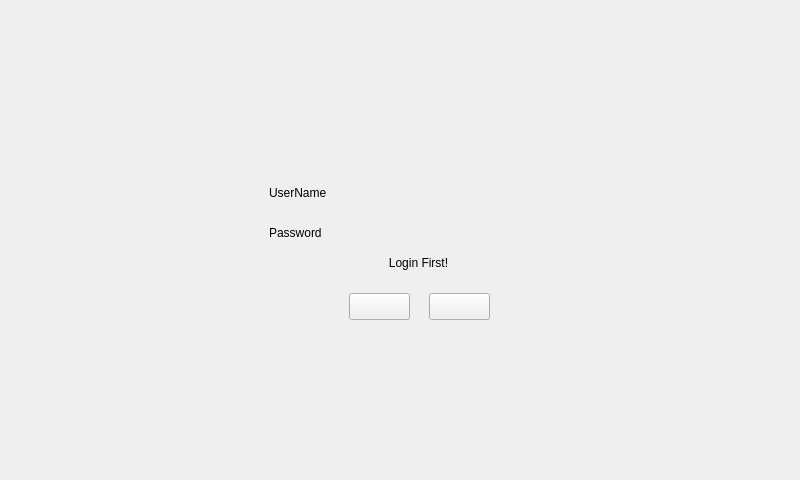
<?xml version="1.0" encoding="UTF-8"?>
<ui version="4.0">
 <class>Login</class>
 <widget class="QWidget" name="Login">
  <property name="geometry">
   <rect>
    <x>0</x>
    <y>0</y>
    <width>800</width>
    <height>480</height>
   </rect>
  </property>
  <property name="minimumSize">
   <size>
    <width>800</width>
    <height>480</height>
   </size>
  </property>
  <property name="maximumSize">
   <size>
    <width>800</width>
    <height>480</height>
   </size>
  </property>
  <property name="windowTitle">
   <string>Login</string>
  </property>
  <property name="autoFillBackground">
   <bool>true</bool>
  </property>
  <widget class="QWidget" name="gridLayoutWidget">
   <property name="geometry">
    <rect>
     <x>0</x>
     <y>0</y>
     <width>801</width>
     <height>481</height>
    </rect>
   </property>
   <layout class="QGridLayout" name="gridLayout">
    <item row="0" column="1">
     <spacer name="verticalSpacer">
      <property name="orientation">
       <enum>Qt::Vertical</enum>
      </property>
      <property name="sizeHint" stdset="0">
       <size>
        <width>20</width>
        <height>40</height>
       </size>
      </property>
     </spacer>
    </item>
    <item row="2" column="1">
     <spacer name="verticalSpacer_2">
      <property name="orientation">
       <enum>Qt::Vertical</enum>
      </property>
      <property name="sizeHint" stdset="0">
       <size>
        <width>20</width>
        <height>40</height>
       </size>
      </property>
     </spacer>
    </item>
    <item row="0" column="0">
     <spacer name="horizontalSpacer">
      <property name="orientation">
       <enum>Qt::Horizontal</enum>
      </property>
      <property name="sizeHint" stdset="0">
       <size>
        <width>40</width>
        <height>20</height>
       </size>
      </property>
     </spacer>
    </item>
    <item row="0" column="2">
     <spacer name="horizontalSpacer_2">
      <property name="orientation">
       <enum>Qt::Horizontal</enum>
      </property>
      <property name="sizeHint" stdset="0">
       <size>
        <width>40</width>
        <height>20</height>
       </size>
      </property>
     </spacer>
    </item>
    <item row="1" column="1">
     <widget class="QWidget" name="widget" native="true">
      <property name="minimumSize">
       <size>
        <width>350</width>
        <height>250</height>
       </size>
      </property>
      <property name="autoFillBackground">
       <bool>true</bool>
      </property>
      <property name="styleSheet">
       <string notr="true">
</string>
      </property>
      <widget class="QLabel" name="label">
       <property name="geometry">
        <rect>
         <x>40</x>
         <y>70</y>
         <width>81</width>
         <height>20</height>
        </rect>
       </property>
       <property name="text">
        <string>UserName</string>
       </property>
      </widget>
      <widget class="QLabel" name="label_2">
       <property name="geometry">
        <rect>
         <x>40</x>
         <y>110</y>
         <width>81</width>
         <height>20</height>
        </rect>
       </property>
       <property name="text">
        <string>Password</string>
       </property>
      </widget>
      <widget class="QLabel" name="infoLabel">
       <property name="geometry">
        <rect>
         <x>50</x>
         <y>140</y>
         <width>261</width>
         <height>20</height>
        </rect>
       </property>
       <property name="text">
        <string>                                 Login First!</string>
       </property>
      </widget>
      <widget class="QPushButton" name="loginButton">
       <property name="geometry">
        <rect>
         <x>120</x>
         <y>180</y>
         <width>61</width>
         <height>27</height>
        </rect>
       </property>
       <property name="autoFillBackground">
        <bool>false</bool>
       </property>
       <property name="text">
        <string/>
       </property>
      </widget>
      <widget class="QPushButton" name="resetButton">
       <property name="geometry">
        <rect>
         <x>200</x>
         <y>180</y>
         <width>61</width>
         <height>27</height>
        </rect>
       </property>
       <property name="autoFillBackground">
        <bool>false</bool>
       </property>
       <property name="text">
        <string/>
       </property>
      </widget>
     </widget>
    </item>
    <item row="2" column="0">
     <widget class="QWidget" name="widget_2" native="true"/>
    </item>
   </layout>
  </widget>
 </widget>
 <layoutdefault spacing="6" margin="11"/>
 <resources/>
 <connections/>
</ui>
